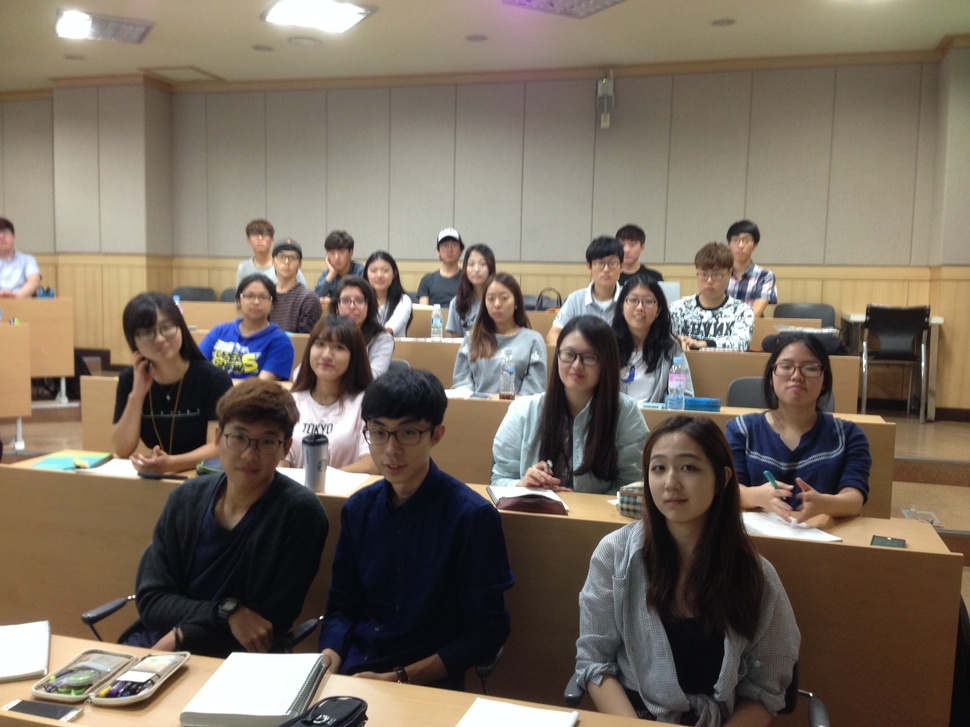
#> input picture Python/IMG_6154.JPG, 970 x 727 px, shrunk from 3264 x 2448 before the run
$ python dmc_cutter.py
#> lines starting #> are read from the running program, lines starting #| are printed output that depends on the picture
from PIL import Image
import os
from pathlib import Path
import tkinter as tk
from tkinter import filedialog

# 사용자에게 파일 대화상자 표시
root = tk.Tk()
root.withdraw()  # 메인 창 숨기기

# 파일 대화상자를 통해 이미지 파일 선택
file_path = filedialog.askopenfilename(title="디지몬 선택")
#> the answer given: IMG_6154.JPG

if file_path:
    # 선택한 이미지 파일을 이용하여 프로그램을 실행

    # 바탕화면 경로 가져오기
    desktop_path = os.path.join(str(Path.home()), 'Desktop')

    # 원본 이미지 파일 이름 (확장자 제외)
    original_image_name = os.path.splitext(os.path.basename(file_path))[0]

    # 이미지 열기
    img = Image.open(file_path)
#> img is the input picture: PIL image 970x727 RGB; mean R, G, B 120.1, 108.3, 95.1

    # 이미지의 가로 길이와 높이 가져오기
    width, height = img.size
#> width = 970; height = 727

    # 가로와 세로 분할 수
    horizontal_divisions = 3
    vertical_divisions = 4

    # 가로와 세로 분할된 이미지의 너비와 높이 계산
    horizontal_segment_width = width // horizontal_divisions
#> horizontal_segment_width = 323
    vertical_segment_height = height // vertical_divisions
#> vertical_segment_height = 181

    # 이미지를 가로로 3분할
    horizontal_images = []
    for i in range(horizontal_divisions):
        left = i * horizontal_segment_width
        right = (i + 1) * horizontal_segment_width
        segment = img.crop((left, 0, right, height))
        horizontal_images.append(segment)
#> this loop made 3 passes
#> pass 1, `segment = img.crop((left, 0, right, height))`:
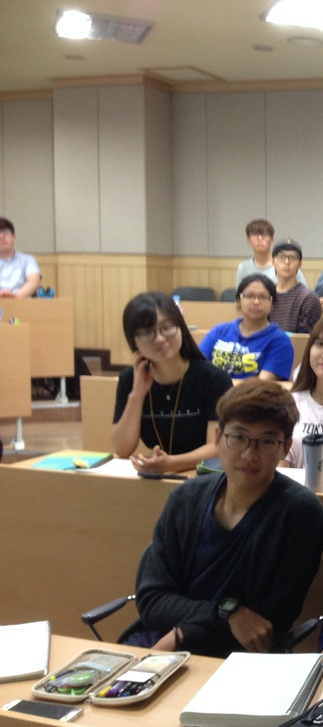
#> segment: PIL image 323x727 RGB; mean R, G, B 133.8, 120.2, 104.3
#> pass 2, `segment = img.crop((left, 0, right, height))`:
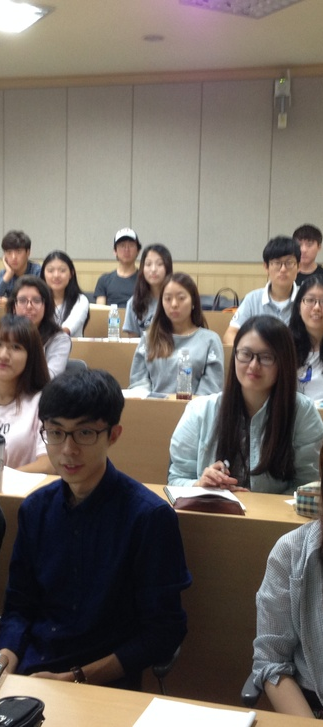
#> segment: PIL image 323x727 RGB; mean R, G, B 115.3, 107, 99.6
#> pass 3, `segment = img.crop((left, 0, right, height))`:
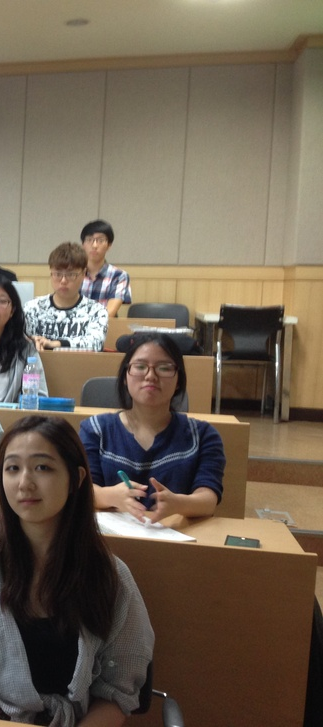
#> segment: PIL image 323x727 RGB; mean R, G, B 111.1, 97.8, 81.5
#> after the loop, horizontal_images = 3 items

    # 각 가로 분할 이미지를 세로로 4분할
    result_images = []
    for i, image in enumerate(horizontal_images):
        for j in range(vertical_divisions):
            top = j * vertical_segment_height
            bottom = (j + 1) * vertical_segment_height
            segment = image.crop((0, top, horizontal_segment_width, bottom))
            result_images.append(segment)
#> after the loop, result_images = 12 items

    # 이미지를 원하는 순서대로 재배열 (1, 5, 7, 11, 5, 12, 5, 12, 5, 9, 3, 10, 6, 4, 9)
    rearranged_images = [result_images[i-1] for i in [1, 5, 7, 11, 5, 12, 5, 12, 5, 9, 3, 10, 6, 4, 9]]
#> rearranged_images = 15 items

    # 이미지를 세로로 합치기
    merged_height = height * vertical_divisions
#> merged_height = 2908
    merged_image = Image.new('RGB', (horizontal_segment_width, merged_height))
#> merged_image: PIL image 323x2908 RGB; every value is 0

    y_offset = 0
    for segment in rearranged_images:
        merged_image.paste(segment, (0, y_offset))
        y_offset += segment.height
#> this loop made 15 passes
#> y_offset on passes 1 to 12: 181, 362, 543, 724, 905, 1086, 1267, 1448, 1629, 1810, 1991, 2172
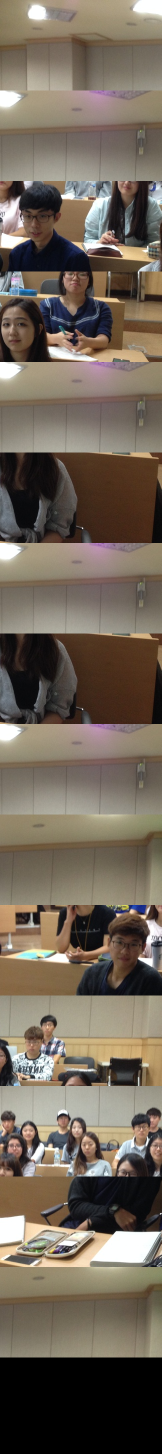
#> merged_image: PIL image 323x2908 RGB (shown at 1/2 size); mean R, G, B 113.3, 102.2, 89.4
#> after the loop, y_offset = 2715

    # 마지막 이미지를 제거하여 최종 이미지의 크기를 조정
    cropped_image = merged_image.crop((0, 0, horizontal_segment_width, merged_height - segment.height))
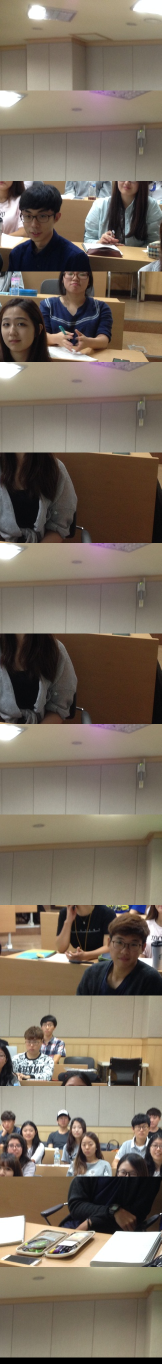
#> cropped_image: PIL image 323x2727 RGB (shown at 1/2 size); mean R, G, B 120.9, 109, 95.4

    # 이미지를 바탕화면에 PNG 형식으로 저장
    save_path = os.path.join(desktop_path, f'{original_image_name}_cropped.png')
    cropped_image.save(save_path, 'PNG')
else:
    print("만들게 없네....")

$ run again, on Python/Penguins.jpg
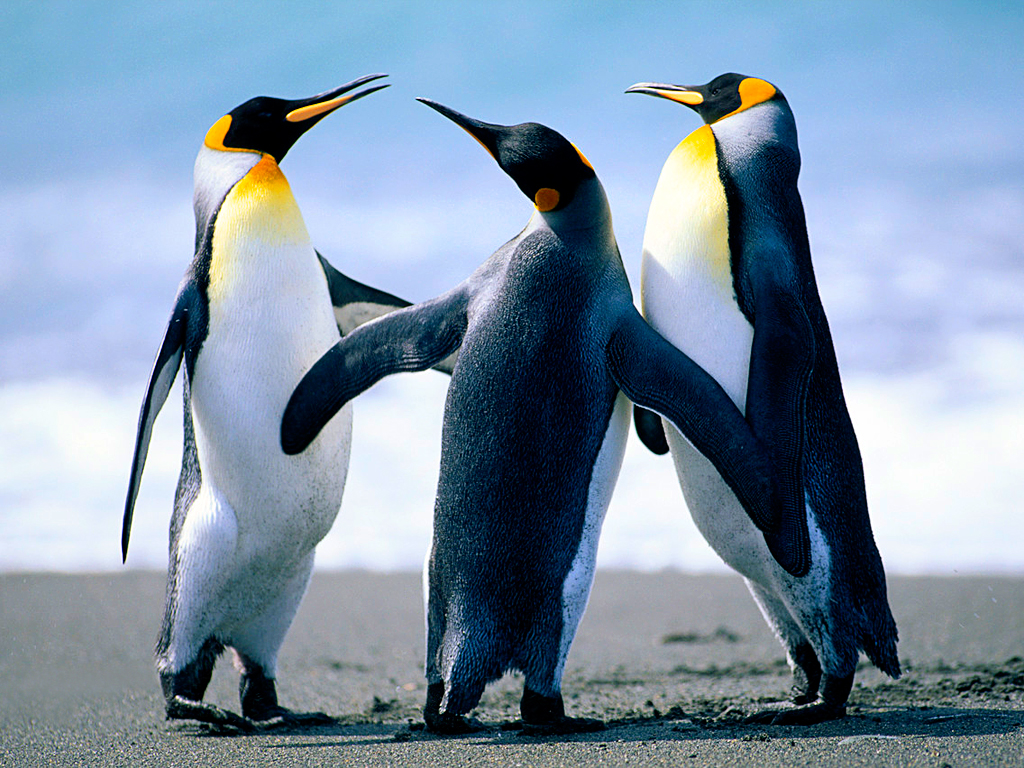
#> input picture Python/Penguins.jpg, 1024 x 768 px
#> img is the input picture: PIL image 1024x768 RGB; mean R, G, B 127.8, 148, 168.1
#> after the loop `for i in range(horizontal_divisions):`: horizontal_images = 3 items
#> the loop `for i, image in enumerate(horizontal_images):` made 3 passes
#> after the loop `for i, image in enumerate(horizontal_images):`: result_images = 12 items
#> rearranged_images = 15 items
#> the loop `for segment in rearranged_images:` made 15 passes
#> y_offset on passes 1 to 8: 192, 384, 576, 768, 960, 1152, 1344, 1536
#> after the loop `for segment in rearranged_images:`:
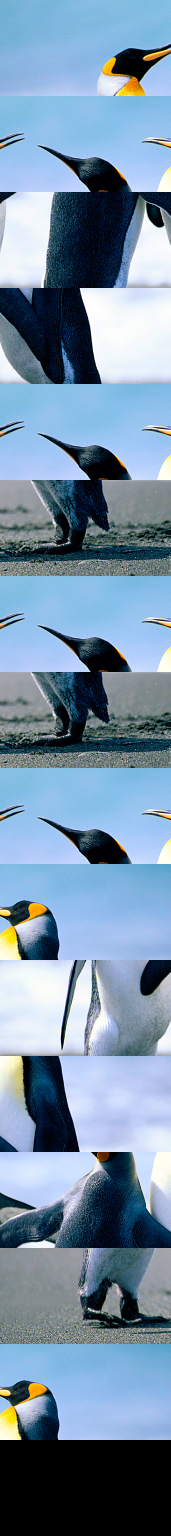
#> merged_image: PIL image 341x3072 RGB (shown at 1/2 size); mean R, G, B 119, 143.2, 165.6
#> after the loop `for segment in rearranged_images:`: y_offset = 2880
#> `cropped_image = merged_image.crop((0, 0, horizontal_segment_width, mer..`:
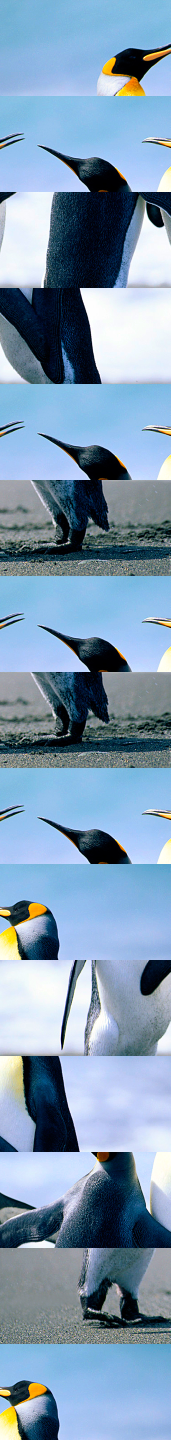
#> cropped_image: PIL image 341x2880 RGB (shown at 1/2 size); mean R, G, B 126.9, 152.8, 176.6

$ run again, on Python/cs101_students.JPG
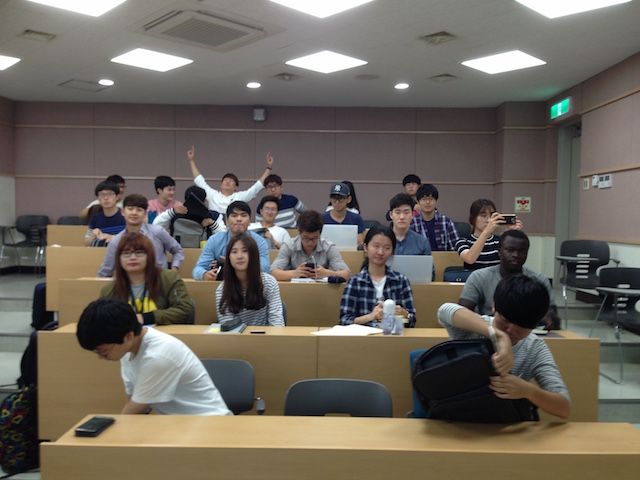
#> input picture Python/cs101_students.JPG, 640 x 480 px
#> img is the input picture: PIL image 640x480 RGB; mean R, G, B 107.7, 101.1, 92.2
#> after the loop `for i in range(horizontal_divisions):`: horizontal_images = 3 items
#> the loop `for i, image in enumerate(horizontal_images):` made 3 passes
#> after the loop `for i, image in enumerate(horizontal_images):`: result_images = 12 items
#> rearranged_images = 15 items
#> the loop `for segment in rearranged_images:` made 15 passes
#> y_offset on passes 1 to 8: 120, 240, 360, 480, 600, 720, 840, 960
#> after the loop `for segment in rearranged_images:`:
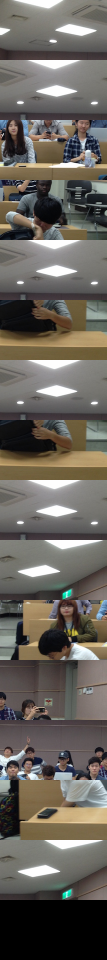
#> merged_image: PIL image 213x1920 RGB (shown at 1/2 size); mean R, G, B 104.3, 99.6, 92.6
#> after the loop `for segment in rearranged_images:`: y_offset = 1800
#> `cropped_image = merged_image.crop((0, 0, horizontal_segment_width, mer..`:
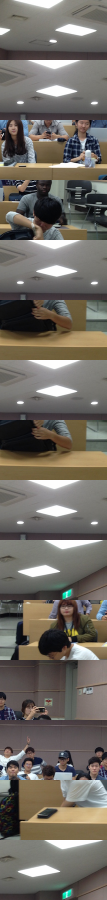
#> cropped_image: PIL image 213x1800 RGB (shown at 1/2 size); mean R, G, B 111.2, 106.3, 98.8
